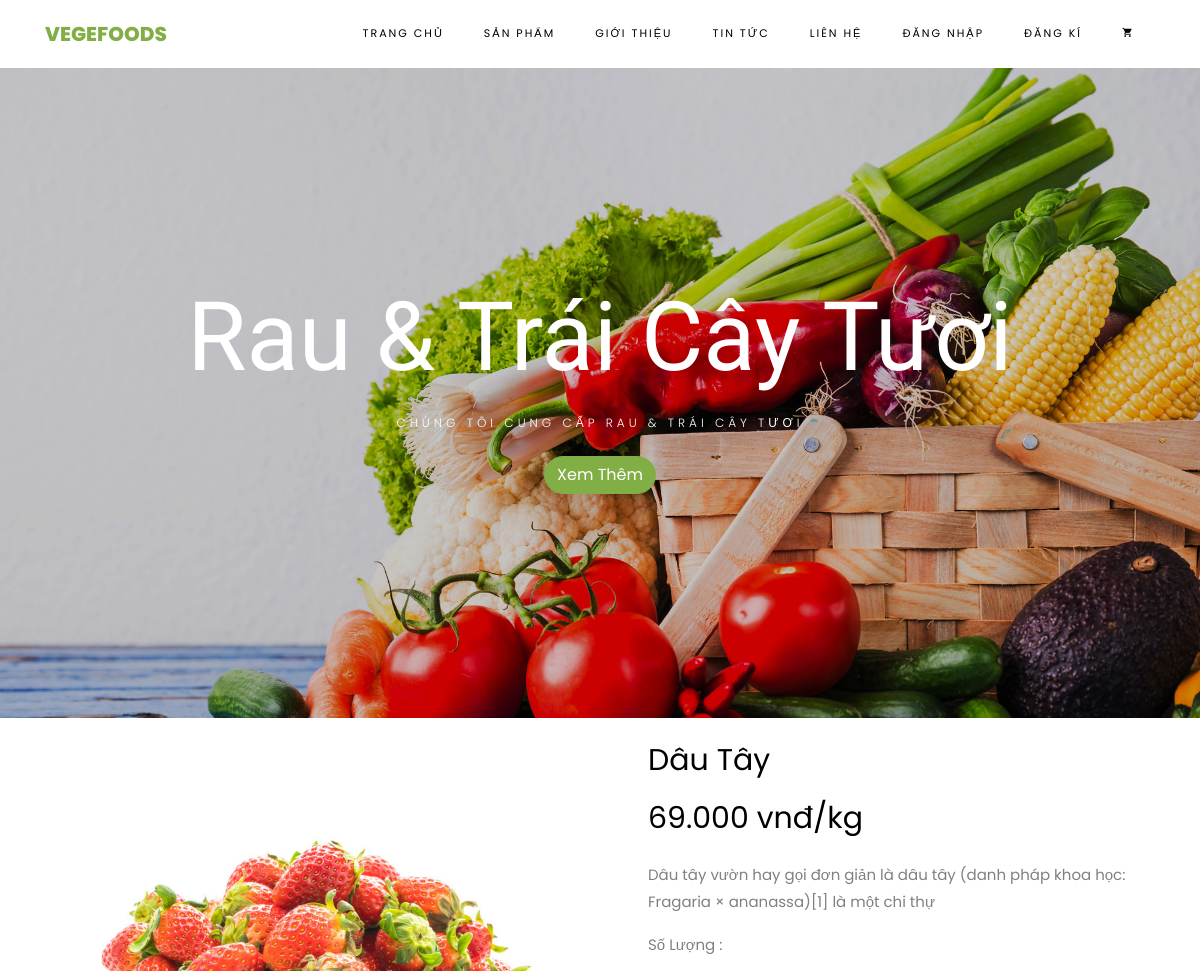
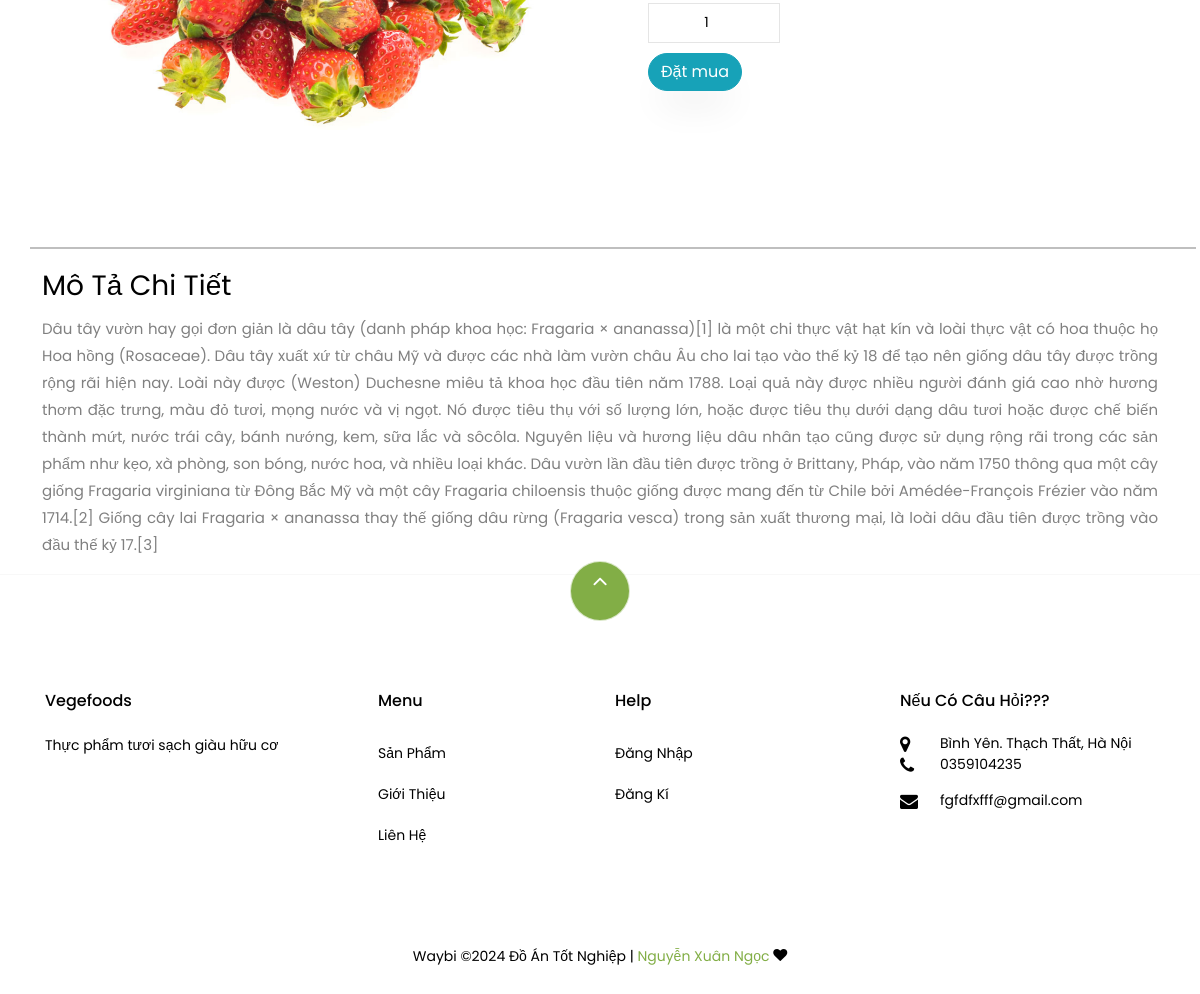
The app's page /?rq=chitiet&id=2 with its own data (2 pictures, top to bottom).
### tables this page shows
CREATE TABLE `sanpham` (
  `id` int(11) NOT NULL,
  `idloai` int(11) NOT NULL,
  `tensp` varchar(50) NOT NULL,
  `anhsp` varchar(120) NOT NULL,
  `mota` varchar(100) NOT NULL,
  `chitietsp` longtext NOT NULL,
  `giasp` int(11) NOT NULL
);

### views/chitietsp.php (the view)
<?php
if (isset($_GET['id'])) {
	$id=$_GET['id'];
	$query="select*from sanpham where id=$id";
	$item=mysqli_fetch_array($connect->query($query));
}
?>
	<div class="container">
		<div class="row">
			<div class="col-lg-6 mb-5 ftco-animate">
				<a href="images/<?=$item['anhsp']?>" class="image-popup"><img src="images/<?=$item['anhsp']?>" class="img-fluid" alt="Colorlib Template"></a>
			</div>
			<div class="col-lg-6 product-details pl-md-5 ftco-animate">
				<h3><?=$item['tensp']?></h3>
				<p class="price"><span><?=number_format($item['giasp'],0,',','.')?> vnđ/kg</span></p>
				<p><?=$item['mota']?>
			</p>
			<form action="?rq=cart&action=add&id=<?=$item['id']?>" method="POST">
				<label class="form-group">Số Lượng :</label>
				<input style="width:26%;margin-bottom: 10px;" value="1" type="number" name="sl" class="form-control">
				<input type="submit" value="Đặt mua" class="btn btn-info">
			</form>
		</div>
	<hr style="border: 1.5px solid black;">
	<div class="">
		<h3>Mô Tả Chi Tiết</h3>
		<div class="text-justify"><?=$item['chitietsp']?></div>
	</div>
	</div>
</div>

### records on screen
sanpham: anhsp (picture), tensp "Dâu Tây", giasp "69.000", mota "Dâu tây vườn hay gọi đơn giản là dâu tây (danh pháp khoa học: Fragaria × ananassa)[1] là một chi thự", chitietsp "Dâu tây vườn hay gọi đơn giản là dâu tây (danh pháp khoa học: Fragaria × ananassa)[1] là một chi thực vật hạt kín và loài thực vật có hoa thuộc họ Hoa hồng (Rosaceae). Dâu tây xuất xứ từ châu Mỹ và được các nhà làm vườn châu Âu cho lai tạo vào thế kỷ 18 để tạo nên giống dâu tây được trồng rộng rãi hiện nay. Loài này được (Weston) Duchesne miêu tả khoa học đầu tiên năm 1788. Loại quả này được nhiều người đánh giá cao nhờ hương thơm đặc trưng, màu đỏ tươi, mọng nước và vị ngọt. Nó được tiêu thụ với số lượng lớn, hoặc được tiêu thụ dưới dạng dâu tươi hoặc được chế biến thành mứt, nước trái cây, bánh nướng, kem, sữa lắc và sôcôla. Nguyên liệu và hương liệu dâu nhân tạo cũng được sử dụng rộng…"
